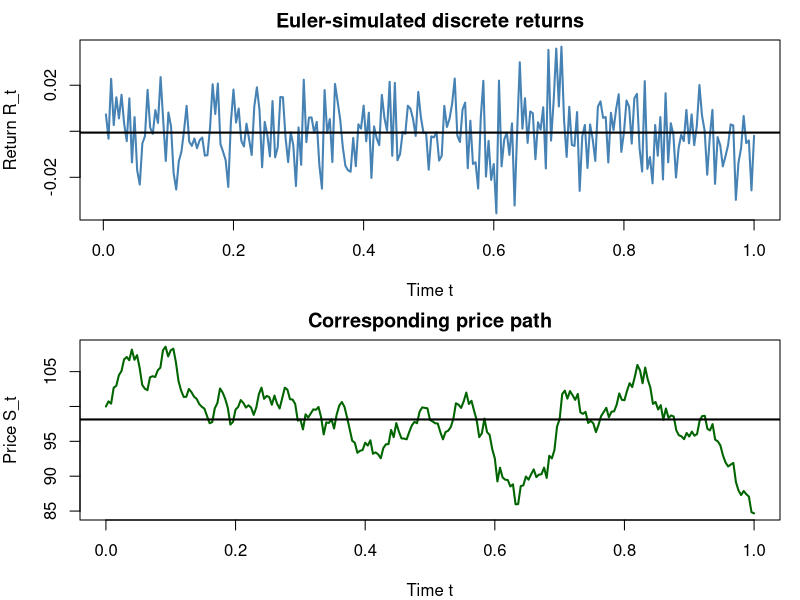
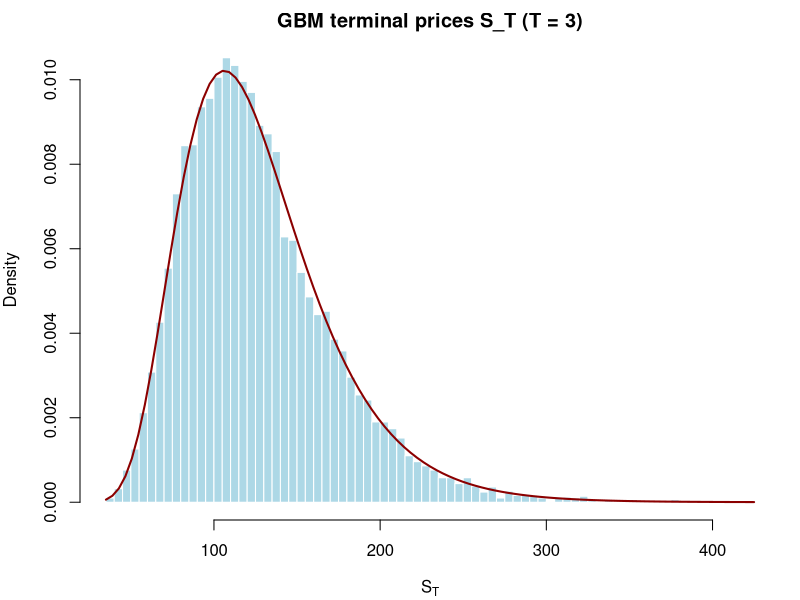

Here is the R script that generated these plots, in order:
# ============================================================
# Problem Set 1 — Exercise 1
# ============================================================
# ---------- Inputs ----------
S0    <- 100
mu    <- 0.08
sigma <- 0.20
T     <- 1
s     <- 250

dt    <- 1 / s
steps <- T * s
tgrid <- seq(0, T, by = dt)   # length = steps + 1

# ============================================================
# (a) One path, Euler returns + price path
# ============================================================
set.seed(13)

Z  <- rnorm(steps, mean = 0, sd = 1)     # Z_t ~ N(0,1)
dW <- sqrt(dt) * Z                       # dW_t ~ N(0, dt)
Wt <- c(0, cumsum(dW))                   # Brownian path levels W_t

Rt <- mu * dt + sigma * dW               # Euler discrete returns
St <- c(S0, S0 * cumprod(1 + Rt))        # Price path via discrete compounding

# Plot: returns (top) and prices (bottom)
par(mfrow = c(2, 1), mar = c(4, 4, 2, 1))

plot(tgrid[-1], Rt, type = "l", col = "steelblue", lwd = 2,
     xlab = "Time t", ylab = "Return R_t", main = "Euler-simulated discrete returns")
abline(h = mean(Rt), col = "black", lwd = 2)

plot(tgrid, St, type = "l", col = "darkgreen", lwd = 2,
     xlab = "Time t", ylab = "Price S_t", main = "Corresponding price path")
abline(h = mean(St), col = "black", lwd = 2)

par(mfrow = c(1, 1))   # reset so subsequent plots are standalone

# ============================================================
# (b) mu_hat from the single path
# ============================================================
R_bar  <- mean(Rt)
mu_hat <- (1 / dt) * R_bar   # = 250 * R_bar since dt = 1/250
cat(sprintf("mu_hat      : %.6f\n", mu_hat))

mu_muHat_abs_diff <- abs(mu - mu_hat)
# Comment:
# mu_hat differs from mu because it is estimated from only one finite simulated
# path. Each return contains a random shock term sigma * dW_t, so the sample
# average is affected by simulation noise. Over 250 trading days, these random
# shocks do not cancel out exactly, hence the annualized estimate mu_hat is not
# exactly equal to the true drift mu. Over many independent paths, however,
# the estimate should get closer to mu.

# ============================================================
# (c) N = 10,000 independent return paths 
# ============================================================
set.seed(13)   # required by the problem set

N_paths <- 10000

Z_mat  <- matrix(rnorm(steps * N_paths, mean = 0, sd = 1), nrow = steps, ncol = N_paths)
dW_mat <- sqrt(dt) * Z_mat
R_mat  <- mu * dt + sigma * dW_mat

mu_hat_mc <- (1 / dt) * mean(R_mat)      # = 250 * mean(R_mat)
cat(sprintf("mu_hat_mc      : %.6f\n", mu_hat_mc))

mu_muHatmc_abs_diff     <- abs(mu - mu_hat_mc)
muHat_muHatmc_abs_diff  <- abs(mu_hat - mu_hat_mc)
# Comment:
# mu_hat_mc is much closer to the true drift mu than mu_hat from part (b),
# because it is based on averaging returns over 10,000 independent simulated
# paths instead of just one single path. With many more observations, the
# random Brownian shocks cancel out more effectively, so sampling error is
# much smaller. Hence mu_hat_mc is more stable and typically closer to mu,
# while mu_hat from one path can deviate noticeably just due to randomness.

# ============================================================
# (d) Exact solution, N = 10,000 terminal prices at T = 3
# ============================================================
set.seed(13)

S0      <- 100
mu      <- 0.08
sigma   <- 0.20
T       <- 3
N_paths <- 10000

W_T <- sqrt(T) * rnorm(N_paths, mean = 0, sd = 1)  
# formula *1) (see below)
S_T <- S0 * exp((mu - 0.5 * sigma^2) * T +    # GBM exact formula
                sigma * W_T)                  # where W_t is the physical one

hist(S_T, breaks = 60, col = "lightblue", border = "white",
     freq = FALSE,
     main = "GBM terminal prices S_T (T = 3)",
     xlab = expression(S[T]))

mu_log    <- log(S0) + (mu - 0.5 * sigma^2) * T
sigma_log <- sigma * sqrt(T)
curve(dlnorm(x, meanlog = mu_log, sdlog = sigma_log), add = TRUE,
      col = "darkred", lwd = 2)

S_T_sample_mean <- mean(S_T)
S_T_theoretical <- S0 * exp(mu * T)
cat(sprintf("E[S_T_theoretical]      : %.6f\n", S_T_theoretical))
S_T_mean_diff      <- S_T_sample_mean - S_T_theoretical
S_T_abs_mean_diff  <- abs(S_T_mean_diff)
# Comment: 
# Shape: the histogram indicates a log normal distribution.
# This since W_T is sampled from a normal dist. and then taken exponentially in
# the formula *1). This results in a log-normal dist. See also the PDF
# as a black curve with the parameters implied by the model.
# Obviously we expect a (small) difference between the analytical closed-form 
# solution and the Monte Carlo approixmation approach. The abs diff of ~0.07 
# is in my opinion small w.r.t to the total value of ~127. 
